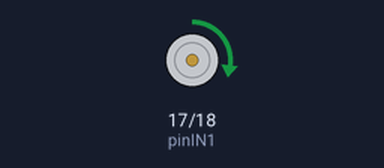
A program run on a simulated Raspberry Pi (BCM pin numbers). On the bench: motor-driver pin pairs drawn as motors (green arrow = first pin HIGH = forward, orange = second pin HIGH = backward, longer = more drive, scaled by the enable pin).

Above: at 1.5 s.
At 7.5 s:
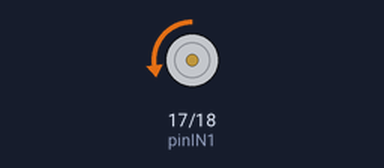
At 10.5 s:
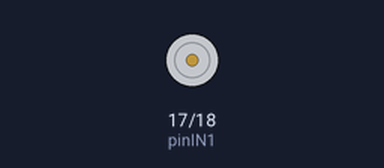
Timing chart, 0 to 15.6 s (numbered marks = the images above):
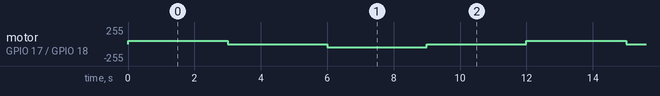

Measured:
- by itself, motor on GPIO 17 (pinIN1) / GPIO 18 (pinIN2): repeats every 12.0 s: stopped 3.0 s, backward 51/255 3.0 s, stopped 3.0 s, forward 51/255 3.0 s

The program:

hbridge.py
```python
# ----------------------------------------
# hbridge.py
#
# Pengontrolan motor DC menggunakan L298N
# ----------------------------------------

import RPi.GPIO as GPIO
import time


GPIO.setwarnings(False)

pinIN1 = 17
pinIN2 = 18
pinENA = 27

GPIO.setmode(GPIO.BCM)
GPIO.setup(pinIN1, GPIO.OUT)
GPIO.setup(pinIN2, GPIO.OUT)
GPIO.setup(pinENA, GPIO.OUT)

pwm = GPIO.PWM(pinENA, 100)
pwm.start(20)

while True:
   # Putar ke satu arah
   GPIO.output(pinIN1, GPIO.HIGH)
   GPIO.output(pinIN2, GPIO.LOW)
   time.sleep(3)

   # Stop
   GPIO.output(pinIN1, GPIO.LOW)
   GPIO.output(pinIN2, GPIO.LOW)
   time.sleep(3)

   # Putar ke arah lain
   GPIO.output(pinIN1, GPIO.LOW)
   GPIO.output(pinIN2, GPIO.HIGH)
   time.sleep(3)

   # Stop
   GPIO.output(pinIN1, GPIO.LOW)
   GPIO.output(pinIN2, GPIO.LOW)
   time.sleep(3)
```
